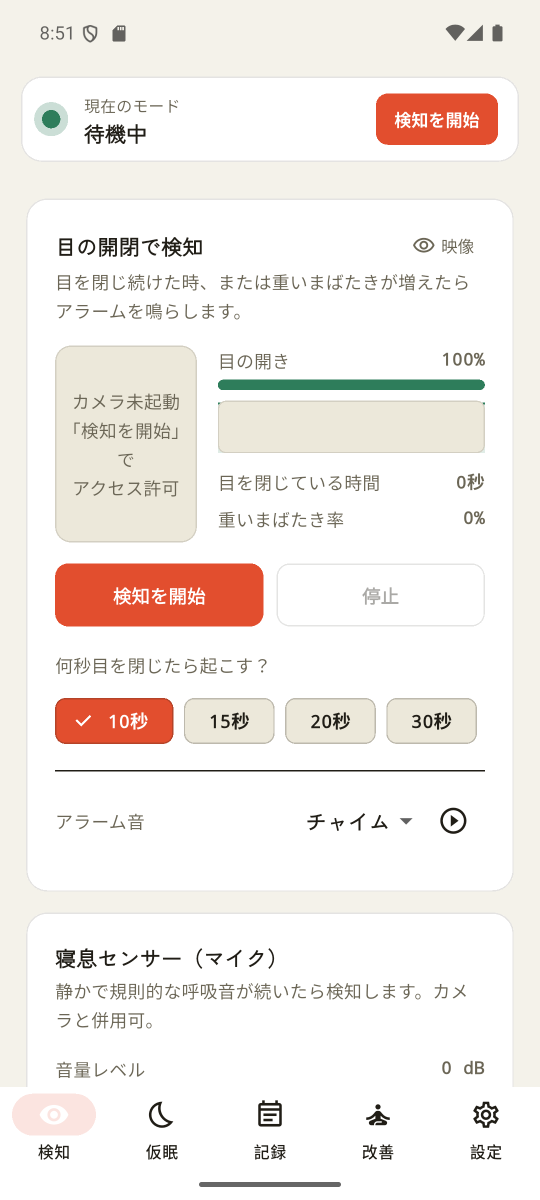
#> input picture store_assets/screenshots/01_detect.png, 1080 x 2400 px (shown at 1/2 size); its folder holds only this picture in this run
$ python prep_screenshots.py
#> lines starting #> are read from the running program, lines starting #| are printed output that depends on the picture
"""Make raw device captures acceptable to the Play Console.

Modern phones are 20:9, so a straight screenshot is 1080x2400 — an aspect
ratio of 2.22:1. Play rejects phone screenshots above 2:1, so every raw
capture has to be adjusted before upload.

Padding the sides is preferred over cropping: cropping would eat the bottom
navigation or the status hero, and the padding colour is sampled from the
screenshot's own background, so the result reads as a slightly wider app
rather than as a letterboxed image.

Run after capturing:  python tools/prep_screenshots.py
"""

import os

from PIL import Image

ROOT = os.path.join(os.path.dirname(__file__), "..")
RAW = os.path.join(ROOT, "store_assets", "screenshots")
OUT = os.path.join(ROOT, "store_assets", "screenshots_play")

MAX_RATIO = 2.0
MIN_SIDE, MAX_SIDE = 320, 3840

os.makedirs(OUT, exist_ok=True)

for name in sorted(os.listdir(RAW)):
    if not name.lower().endswith(".png"):
        continue
    img = Image.open(os.path.join(RAW, name)).convert("RGB")
    w, h = img.size
#> w = 1080; h = 2400

    if h / w > MAX_RATIO:
        target_w = -(-h // int(MAX_RATIO))  # ceil, so the ratio lands under 2:1
#> target_w = 1200
        # Sample the app's own background from a corner well away from any
        # card or the status bar icons.
        bg = img.getpixel((4, h // 2))
#> bg = (244, 242, 234)
        canvas = Image.new("RGB", (target_w, h), bg)
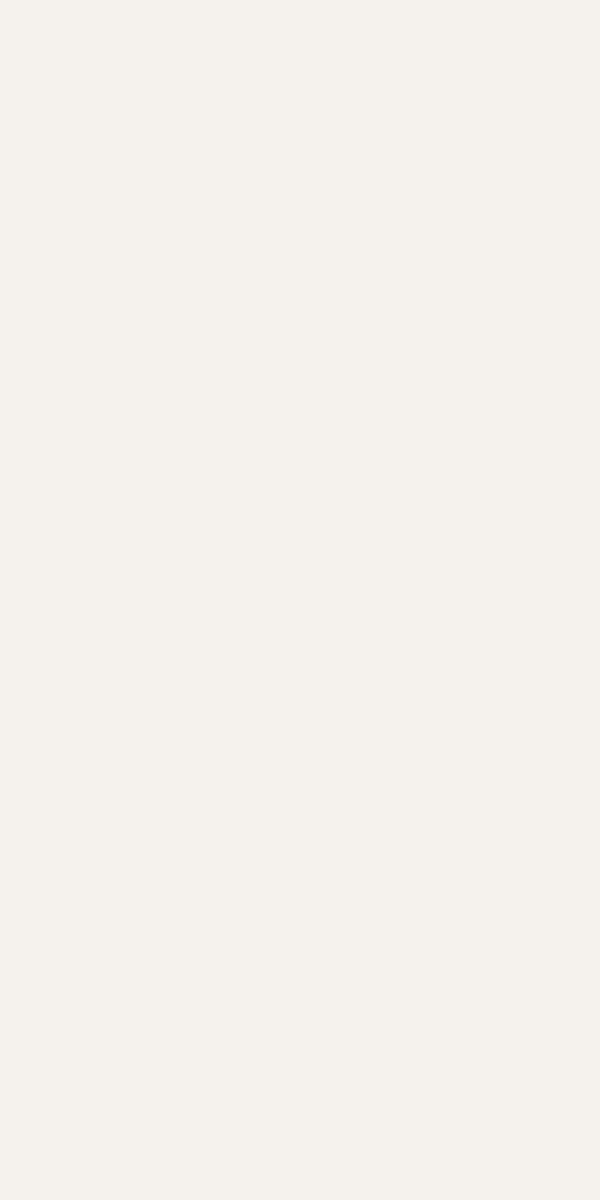
#> canvas: PIL image 1200x2400 RGB (shown at 1/2 size); mean R, G, B 244, 242, 234
        canvas.paste(img, ((target_w - w) // 2, 0))
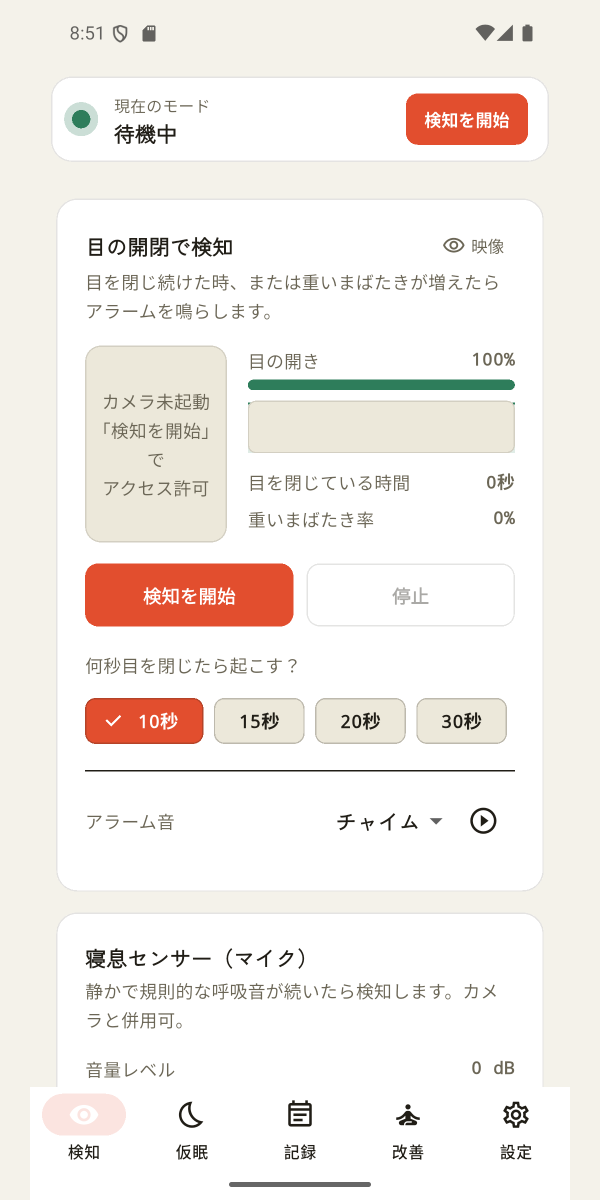
#> canvas: PIL image 1200x2400 RGB (shown at 1/2 size); mean R, G, B 244.2, 238.9, 234.2
        img = canvas

    w, h = img.size
#> w = 1200
    ratio = max(w, h) / min(w, h)
#> ratio = 2
    ok = MIN_SIDE <= min(w, h) and max(w, h) <= MAX_SIDE and ratio <= MAX_RATIO
#> ok = True
    img.save(os.path.join(OUT, name), "PNG")
    print(f"{name}: {w}x{h} ratio={ratio:.2f} {'OK' if ok else 'STILL INVALID'}")
#| 01_detect.png: 1200x2400 ratio=2.00 OK

print(f"\nUpload the files in {os.path.relpath(OUT, ROOT)} to Play.")

$ run again, on store_assets/screenshots/05_pattern.png
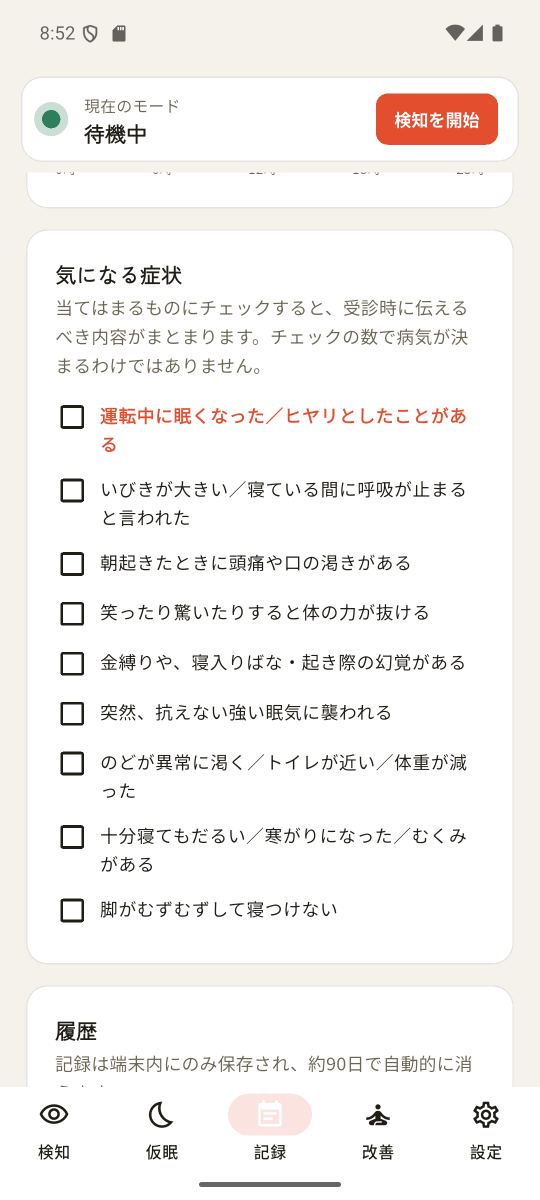
#> input picture store_assets/screenshots/05_pattern.png, 1080 x 2400 px (shown at 1/2 size)
#> bg = (244, 242, 234)
#> `canvas.paste(img, ((target_w - w) // 2, 0))`:
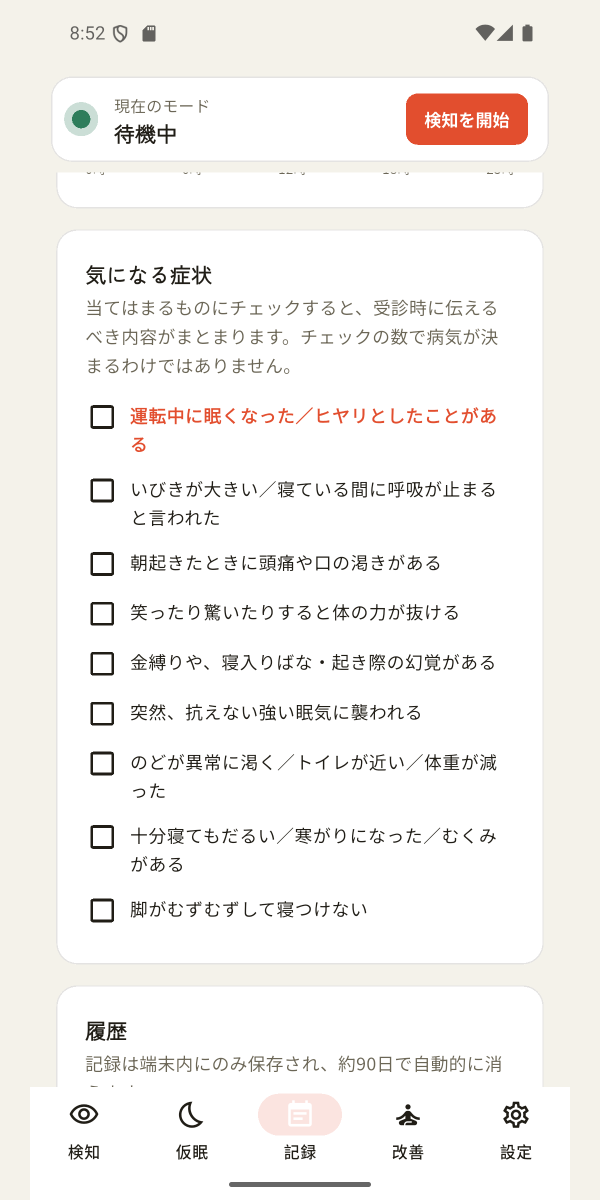
#> canvas: PIL image 1200x2400 RGB (shown at 1/2 size); mean R, G, B 245.4, 243.2, 240.5
#| 05_pattern.png: 1200x2400 ratio=2.00 OK

$ run again, on store_assets/screenshots/06_improve.png
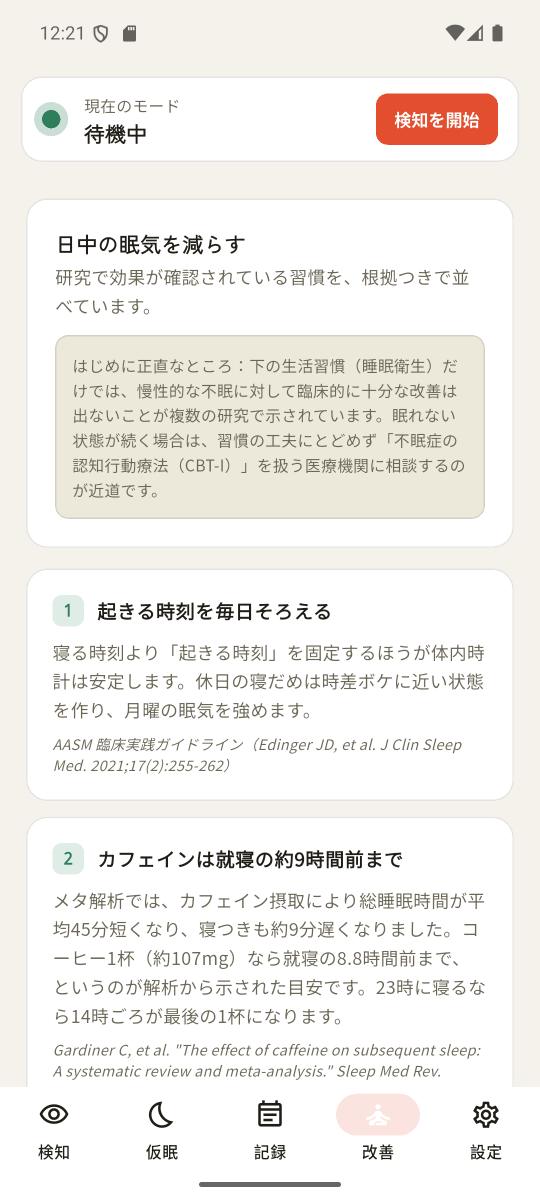
#> input picture store_assets/screenshots/06_improve.png, 1080 x 2400 px (shown at 1/2 size)
#> bg = (244, 242, 234)
#> `canvas.paste(img, ((target_w - w) // 2, 0))`:
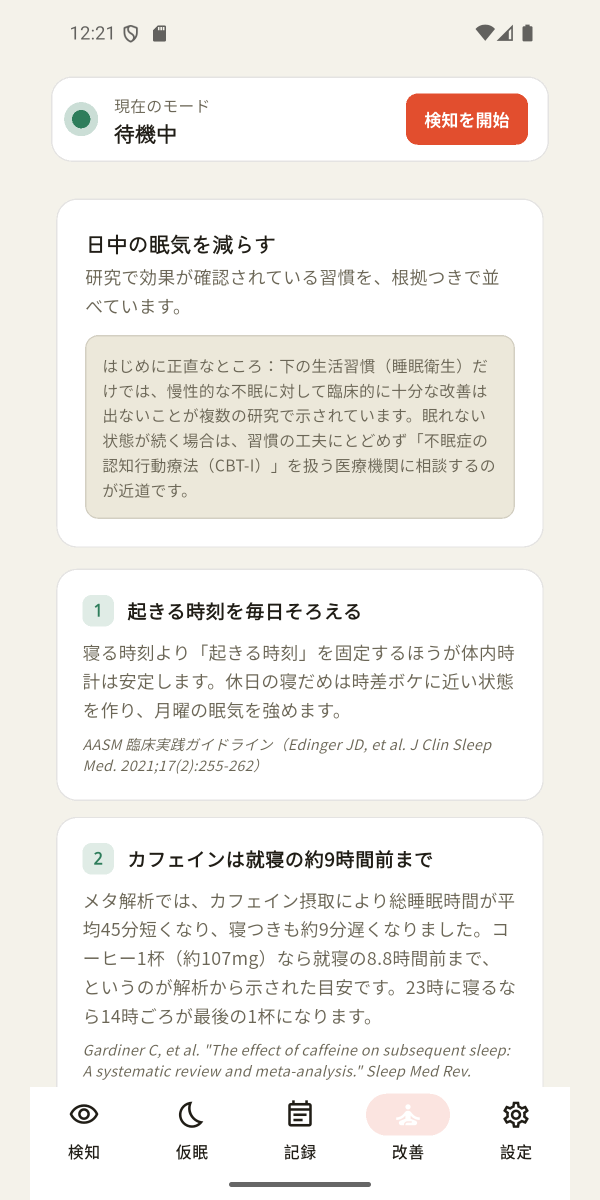
#> canvas: PIL image 1200x2400 RGB (shown at 1/2 size); mean R, G, B 242, 239.7, 235.1
#| 06_improve.png: 1200x2400 ratio=2.00 OK

$ run again, on store_assets/screenshots/02_nap.png
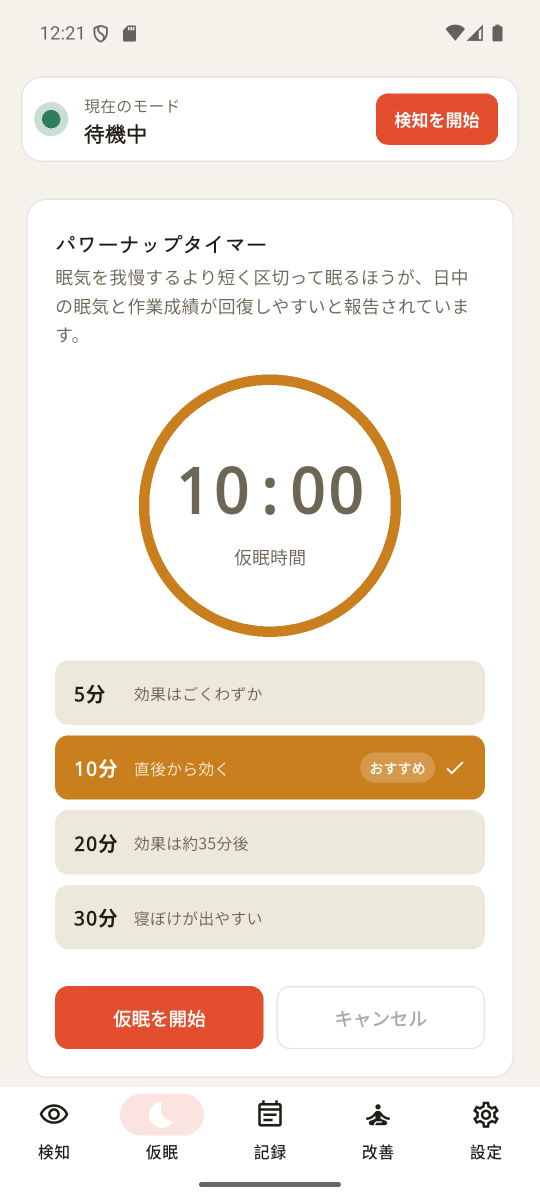
#> input picture store_assets/screenshots/02_nap.png, 1080 x 2400 px (shown at 1/2 size)
#> bg = (244, 242, 234)
#> `canvas.paste(img, ((target_w - w) // 2, 0))`:
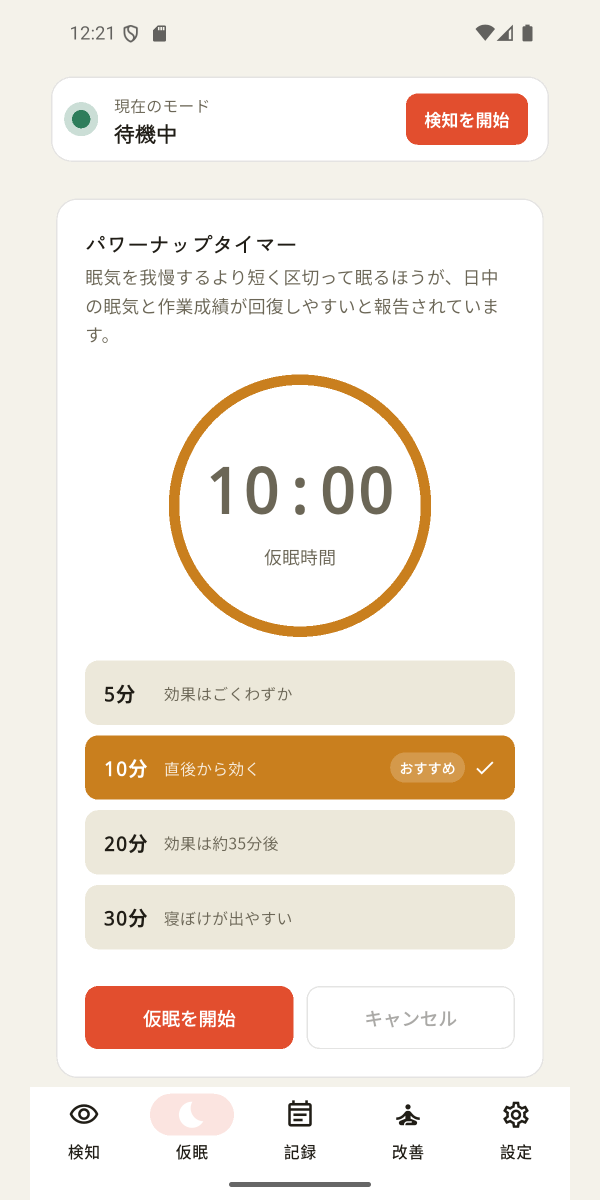
#> canvas: PIL image 1200x2400 RGB (shown at 1/2 size); mean R, G, B 243.1, 234.9, 225.5
#| 02_nap.png: 1200x2400 ratio=2.00 OK

$ run again, on store_assets/screenshots/03_evidence.png
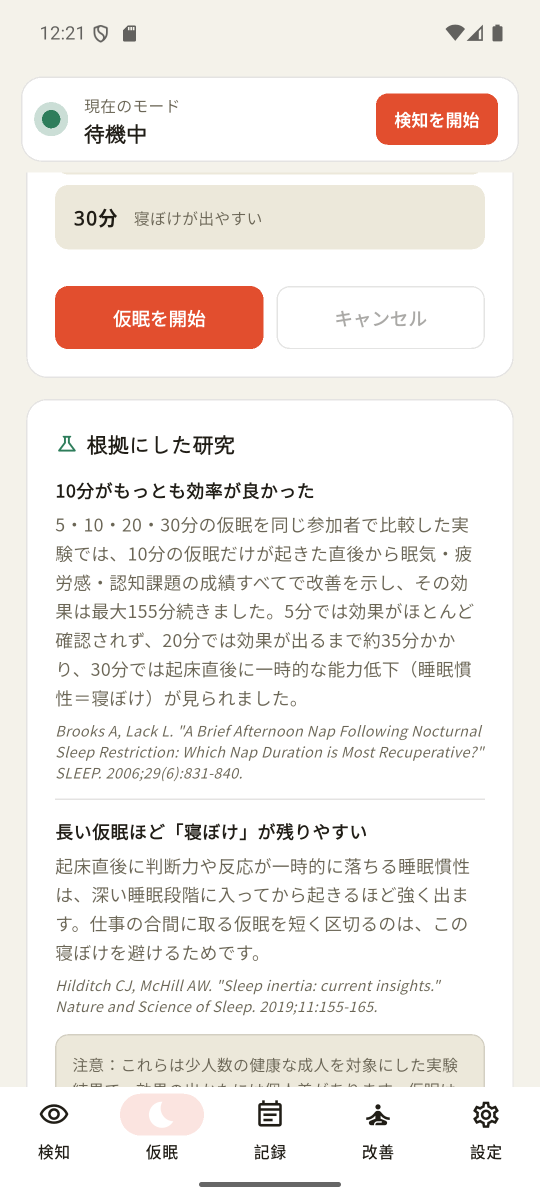
#> input picture store_assets/screenshots/03_evidence.png, 1080 x 2400 px (shown at 1/2 size)
#> bg = (244, 242, 234)
#> `canvas.paste(img, ((target_w - w) // 2, 0))`:
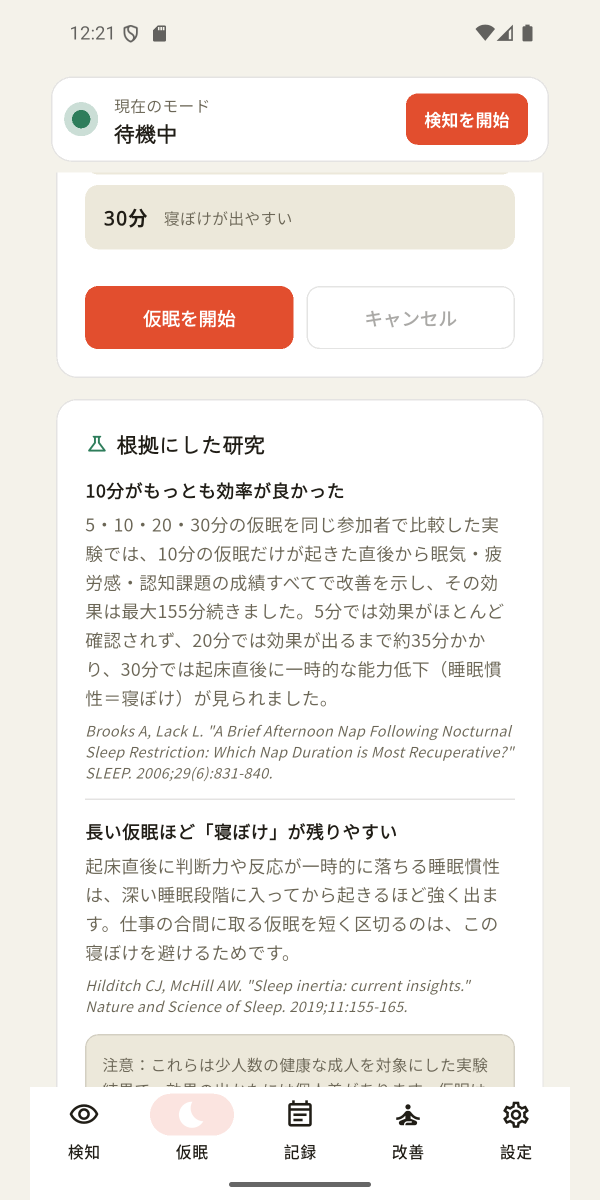
#> canvas: PIL image 1200x2400 RGB (shown at 1/2 size); mean R, G, B 242.8, 238.2, 233.8
#| 03_evidence.png: 1200x2400 ratio=2.00 OK
